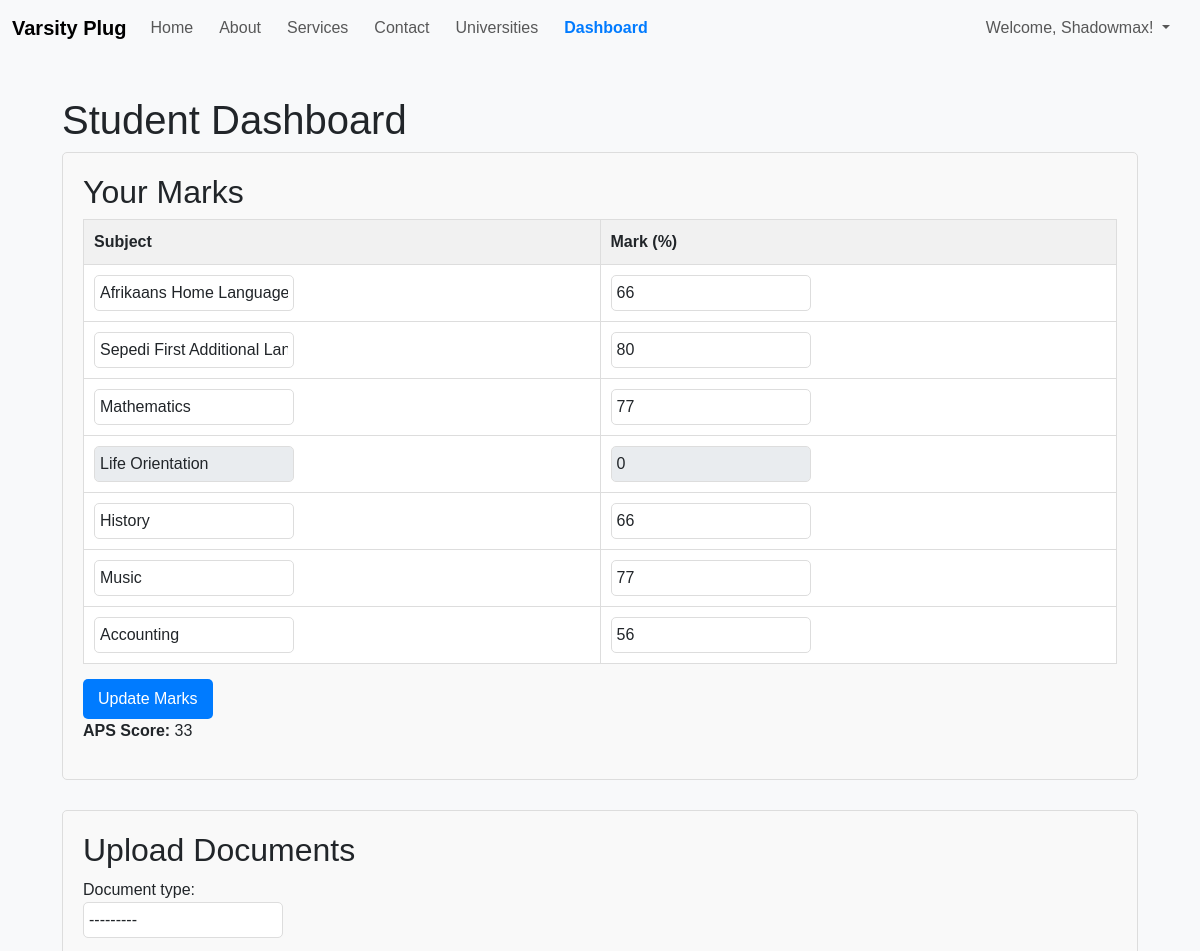
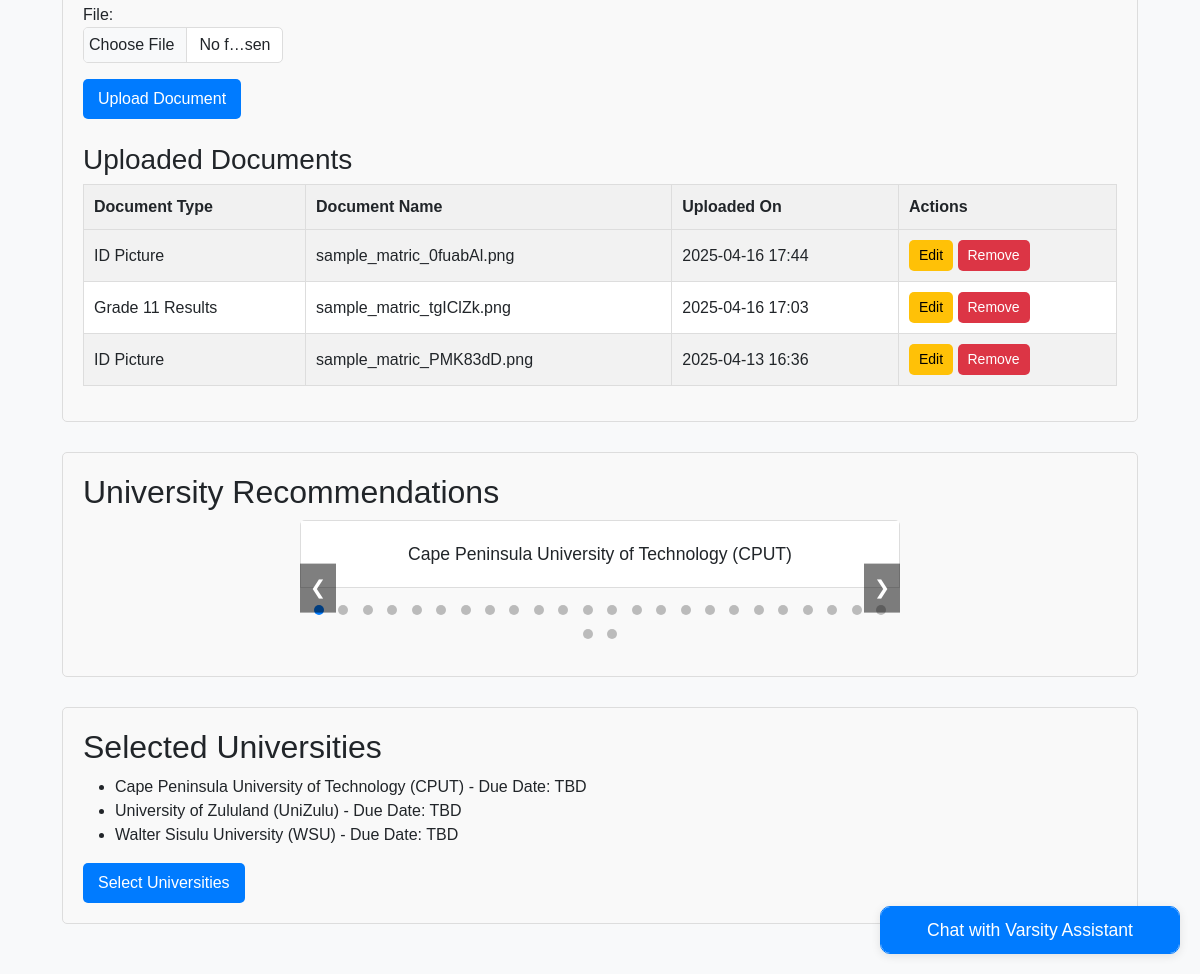
Page /dashboard/student/ (signed in) on the committed database (2 pictures, top to bottom).
### helper/models.py (models this page shows, shortened)
class StudentProfile(models.Model):
    SUBSCRIPTION_PACKAGES = (
        ('basic', 'Basic Package'),
        ('standard', 'Standard Package'),
        ('premium', 'Premium Package'),
        ('ultimate', 'Ultimate Package'),
    )
    user = models.OneToOneField(User, on_delete=models.CASCADE)
    phone_number = models.CharField(max_length=12, validators=[validate_phone_number], blank=True, null=True)
    selected_universities = models.ManyToManyField(University, blank=True)
    marks = models.JSONField(default=dict, blank=True, null=True)
    subscription_package = models.CharField(max_length=20, choices=SUBSCRIPTION_PACKAGES, default='basic')
    application_count = models.IntegerField(default=0)
    subscription_status = models.BooleanField(default=False)
    def __str__(self):
        return f"Profile of {self.user.username}"
    @property
    def aps_score(self):
        if not self.marks or len(self.marks) != 7:
            print(f"APS calculation for {self.user.username}: Not enough subjects - {self.marks}")
            return None
        print(f"APS calculation for {self.user.username}: Found 7 subjects - {self.marks}")
        aps = 0
        for subject, mark in self.marks.items():
            if subject == 'Life Orientation':
                continue  # Skip Life Orientation for APS
            if mark >= 80:
                aps += 7
            elif mark >= 70:
                aps += 6
            elif mark >= 60:
                aps += 5
            elif mark >= 50:
                aps += 4
            elif mark >= 40:
                aps += 3
            elif mark >= 30:
                aps += 2
            else:
                aps += 1
        print(f"APS calculation for {self.user.username}: Calculated APS = {aps}")
        return aps

class DocumentUpload(models.Model):
    DOCUMENT_TYPES = (
        ('id_picture', 'ID Picture'),
        ('grade_11_results', 'Grade 11 Results'),
        ('grade_12_results', 'Grade 12 Results'),
        ('other', 'Other'),
    )
    user = models.ForeignKey(User, on_delete=models.CASCADE)
    document_type = models.CharField(max_length=20, choices=DOCUMENT_TYPES)
    file = models.FileField(upload_to='documents/')
    uploaded_at = models.DateTimeField(auto_now_add=True)
    def __str__(self):
        return f"{self.get_document_type_display()} by {self.user.username}"

class University(models.Model):
    name = models.CharField(max_length=100, unique=True)
    minimum_aps = models.IntegerField()
    province = models.CharField(max_length=50)
    description = models.TextField(blank=True, null=True)
    def __str__(self):
        return self.name

### helper/views.py (the view, shortened to what this page needs)
# urls.py: path('dashboard/student/', views.dashboard_student, name='dashboard_student'),
@login_required
def dashboard_student(request):
    print("Request method:", request.method)
    student_profile, _ = StudentProfile.objects.get_or_create(user=request.user)
    print("Marks from student_profile at start:", student_profile.marks)
    form = DocumentUploadForm()
    documents = DocumentUpload.objects.filter(user=request.user).order_by('-uploaded_at')
    selected_universities = student_profile.selected_universities.all()
    marks = student_profile.marks if student_profile.marks is not None else {}
    marks_list = [
        {'subject': 'Home Language', 'mark': '', 'options': [s for s in NSC_SUBJECTS if 'Home Language' in s]},
        {'subject': 'First Additional Language', 'mark': '', 'options': [s for s in NSC_SUBJECTS if 'First Additional Language' in s]},
        {'subject': 'Mathematics or Mathematical Literacy', 'mark': '', 'options': ['Mathematics', 'Mathematical Literacy']},
        {'subject': 'Life Orientation', 'mark': 0, 'options': ['Life Orientation']},
        {'subject': 'Elective 1', 'mark': '', 'options': [s for s in NSC_SUBJECTS if 'Language' not in s and s not in ['Mathematics', 'Mathematical Literacy', 'Life Orientation']]},
        {'subject': 'Elective 2', 'mark': '', 'options': [s for s in NSC_SUBJECTS if 'Language' not in s and s not in ['Mathematics', 'Mathematical Literacy', 'Life Orientation']]},
        {'subject': 'Elective 3', 'mark': '', 'options': [s for s in NSC_SUBJECTS if 'Language' not in s and s not in ['Mathematics', 'Mathematical Literacy', 'Life Orientation']]},
    ]
    for subject, mark in marks.items():
        if 'Home Language' in subject:
            marks_list[0]['subject'] = subject
            marks_list[0]['mark'] = mark
        elif 'First Additional Language' in subject:
            marks_list[1]['subject'] = subject
            marks_list[1]['mark'] = mark
        elif subject in ['Mathematics', 'Mathematical Literacy']:
            marks_list[2]['subject'] = subject
            marks_list[2]['mark'] = mark
        elif subject == 'Life Orientation':
            marks_list[3]['mark'] = 0
        else:
            for i in range(4, 7):
                if marks_list[i]['mark'] == '':
                    marks_list[i]['subject'] = subject
                    marks_list[i]['mark'] = mark
                    break
    if marks and len(marks) < 7:
        messages.warning(request, f"You currently have {len(marks)} subjects. Please update your marks to include exactly 7 subjects as per NSC requirements.")
    recommendations = []
    student_aps = student_profile.aps_score
    print("Student APS for recommendations:", student_aps)
    if student_aps:
        eligible_universities = University.objects.filter(minimum_aps__lte=student_aps).order_by('name')
        for uni in eligible_universities:
            recommendations.append({'university': uni.name})
    print("Final recommendations before rendering:", recommendations)
    UNIVERSITY_DUE_DATES = {
        'University of Cape Town': '2025-09-30',
        'University of Pretoria': '2025-08-31',
        'University of Witwatersrand': '2025-09-15',
    }
    context = {
        'form': form,
        'documents': documents,
        'selected_universities': selected_universities,
        'recommendations': recommendations,
        'student_profile': student_profile,
        'marks_list': marks_list,
        'nsc_subjects': NSC_SUBJECTS,
        'UNIVERSITY_DUE_DATES': UNIVERSITY_DUE_DATES,  # Add to context
    }
    print("Context being passed to template:", context)
    return render(request, 'helper/dashboard_student.html', context)

### helper/templates/helper/dashboard_student.html (shortened to what this page needs)
{% extends 'helper/base.html' %}
{% load static helper_tags %}
{% block content %}
<div class="dashboard-container">
    <h1>Student Dashboard</h1>
    <div class="section">
        <h2>Your Marks</h2>
        <form method="POST" id="marksForm" action="{% url 'dashboard_student' %}">
            <table class="table">
                <thead>
                    <tr>
                        <th>Subject</th>
                        <th>Mark (%)</th>
                    </tr>
                </thead>
                <tbody>
                    {% for mark in marks_list %}
                    <tr>
                        <td>
                            {% if mark.subject == 'Life Orientation' %}
                                <input type="text" value="{{ mark.subject }}" readonly class="form-control">
                            {% else %}
                                <select name="subject_{{ forloop.counter0 }}" class="form-control" required>
                                    {% for option in mark.options %}
                                        <option value="{{ option }}" {% if option == mark.subject %}selected{% endif %}>{{ option }}</option>
                                    {% endfor %}
                                </select>
                            {% endif %}
                        </td>
                        <td>
                            {% if mark.subject == 'Life Orientation' %}
                                <input type="number" name="mark_{{ forloop.counter0 }}" value="0" readonly class="form-control">
                            {% else %}
                                <input type="number" name="mark_{{ forloop.counter0 }}" value="{{ mark.mark }}" min="0" max="100" class="form-control" required>
                            {% endif %}
                        </td>
                    </tr>
                    {% endfor %}
                </tbody>
            </table>
            <button type="button" class="btn btn-primary" onclick="showPopup('marks')">Update Marks</button>
        </form>
        <p><strong>APS Score:</strong> {{ student_profile.aps_score|default:"Not calculated" }}</p>
    </div>
    <div class="section">
        <h2>Upload Documents</h2>
        <form method="POST" enctype="multipart/form-data" id="uploadForm" action="{% url 'dashboard_student' %}">
            {{ form.as_p }}
            <button type="button" class="btn btn-primary" onclick="showPopup('upload')">Upload Document</button>
        </form>
        {% if documents %}
            <h3 class="mt-4">Uploaded Documents</h3>
            <table class="table table-striped">
                <thead>
                    <tr>
                        <th>Document Type</th>
                        <th>Document Name</th>
                        <th>Uploaded On</th>
                        <th>Actions</th>
                    </tr>
                </thead>
                <tbody>
                    {% for doc in documents %}
                        <tr>
                            <td>{{ doc.get_document_type_display|default:"Unknown" }}</td>
                            <td>{{ doc.file.name|cut:"documents/"|default:"No file" }}</td>
                            <td>{{ doc.uploaded_at|date:"Y-m-d H:i"|default:"N/A" }}</td>
                            <td>
                                <button type="button" class="btn btn-sm btn-warning" data-bs-toggle="modal" data-bs-target="#editModal{{ doc.id }}">
                                    Edit
                                </button>
                                <form action="{% url 'delete_document' doc.id %}" method="post" style="display:inline;" onsubmit="return confirm('Are you sure you want to delete this document?');">
                                    <button type="submit" class="btn btn-sm btn-danger">Remove</button>
                                </form>
                            </td>
                        </tr>
                    {% endfor %}
                </tbody>
            </table>
        {% else %}
            <p class="mt-4">No documents uploaded yet.</p>
        {% endif %}
    </div>
    <div class="section">
        <h2>University Recommendations</h2>
        {% if recommendations %}
            <div class="slideshow-container">
                <div class="slides" id="slides">
                    {% for rec in recommendations %}
                        <div class="slide">{{ rec.university }}</div>
                    {% endfor %}
                </div>
                <div class="slide-navigation">
                    <button onclick="moveSlide(-1)">❮</button>
                    <button onclick="moveSlide(1)">❯</button>
                </div>
                <div class="dots">
                    {% for rec in recommendations %}
                        <span class="dot" onclick="currentSlide({{ forloop.counter0 }})"></span>
                    {% endfor %}
                </div>
            </div>
        {% else %}
            <p>No recommendations available. Please update your marks.</p>
        {% endif %}
    </div>
    <div class="section">
        <h2>Selected Universities</h2>
        {% if selected_universities %}
            <ul>
                {% for uni in selected_universities %}
                    <li>{{ uni.name }} - Due Date: {{ UNIVERSITY_DUE_DATES|get_item:uni.name|default:"TBD" }}</li>
                {% endfor %}
            </ul>
        {% else %}
            <p>No universities selected.</p>
        {% endif %}
        <a href="{% url 'universities_list' %}" class="btn btn-primary">Select Universities</a>
    </div>
</div>
<div class="chat-container" id="chatContainer">
    <div class="chat-header" onclick="toggleChat()">Chat with Varsity Assistant</div>
</div>
<link rel="stylesheet" href="{% static 'helper/dashboard_student.css' %}">
{% endblock %}

### helper/templates/helper/base.html (shortened to what this page needs)
{% load static %}
<!DOCTYPE html>
<html lang="en">
<head>
    <link href="https://cdn.jsdelivr.net/npm/bootstrap@5.3.0/dist/css/bootstrap.min.css"
          rel="stylesheet"
>
</head>
<body>
    <nav class="navbar navbar-expand-lg navbar-light bg-light">
        <div class="container-fluid">
            <a class="navbar-brand" href="{% url 'home' %}">Varsity Plug</a>
            <div class="collapse navbar-collapse" id="navbarNav">
                <ul class="navbar-nav me-auto mb-2 mb-lg-0">
                    <li class="nav-item">
                        <a class="nav-link {% if request.path == '/' %}active{% endif %}" href="{% url 'home' %}">Home</a>
                    </li>
                    <li class="nav-item">
                        <a class="nav-link {% if request.path == '/about/' %}active{% endif %}" href="{% url 'about' %}">About</a>
                    </li>
                    <li class="nav-item">
                        <a class="nav-link {% if request.path == '/services/' %}active{% endif %}" href="{% url 'services' %}">Services</a>
                    </li>
                    <li class="nav-item">
                        <a class="nav-link {% if request.path == '/contact/' %}active{% endif %}" href="{% url 'contact' %}">Contact</a>
                    </li>
                    {% if user.is_authenticated %}
                        <li class="nav-item">
                            <a class="nav-link {% if request.path == '/universities/' %}active{% endif %}" href="{% url 'universities_list' %}">Universities</a>
                        </li>
                        <li class="nav-item">
                            <a class="nav-link {% if request.path == '/dashboard/student/' or request.path == '/dashboard/guide/' %}active{% endif %}" href="{% url 'redirect_after_login' %}">Dashboard</a>
                        </li>
                    {% endif %}
                </ul>
                <ul class="navbar-nav ms-auto mb-2 mb-lg-0">
                    {% if user.is_authenticated %}
                        <li class="nav-item dropdown">
                            <a class="nav-link dropdown-toggle" href="#" id="navbarDropdown" role="button"
                               data-bs-toggle="dropdown" aria-expanded="false">
                                Welcome, {{ user.username }}!
                            </a>
                        </li>
                    {% endif %}
                </ul>
            </div>
        </div>
    </nav>
    <div class="container content">
        {% block content %}
        {% endblock %}
    </div>
</body>
</html>

### rows in the picture
StudentProfile: aps_score "33"
DocumentUpload: document_type "ID Picture", file.name "sample_matric_0fuabAl.png", uploaded_at "2025-04-16 17:44"
DocumentUpload: document_type "Grade 11 Results", file.name "sample_matric_tgIClZk.png", uploaded_at "2025-04-16 17:03"
DocumentUpload: document_type "ID Picture", file.name "sample_matric_PMK83dD.png", uploaded_at "2025-04-13 16:36"
University: university "Cape Peninsula University of Technology (CPUT)", name "Cape Peninsula University of Technology (CPUT)", name "TBD"
University: name "University of Zululand (UniZulu)", name "TBD"
University: name "Walter Sisulu University (WSU)", name "TBD"

### other values in the picture
{{ user.username }} "Shadowmax"
form field value "Afrikaans Home Language"
form field value "Sepedi First Additional Language"
form field value "Mathematics"
form field value "History"
form field value "Music"
form field value "Accounting"
